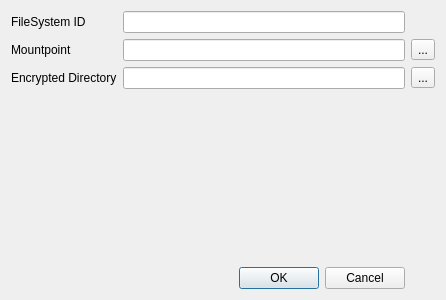
<?xml version="1.0" encoding="UTF-8"?>
<ui version="4.0">
 <class>fsDialog</class>
 <widget class="QDialog" name="fsDialog">
  <property name="geometry">
   <rect>
    <x>0</x>
    <y>0</y>
    <width>446</width>
    <height>300</height>
   </rect>
  </property>
  <property name="windowTitle">
   <string>Plasma-EncFS - Add FileSystem</string>
  </property>
  <layout class="QGridLayout" name="gridLayout_2">
   <item row="0" column="0">
    <layout class="QGridLayout" name="gridLayout">
     <item row="0" column="1">
      <widget class="QLabel" name="label_2">
       <property name="text">
        <string>FileSystem ID</string>
       </property>
      </widget>
     </item>
     <item row="0" column="2">
      <widget class="QLineEdit" name="leidfs">
       <property name="readOnly">
        <bool>false</bool>
       </property>
      </widget>
     </item>
     <item row="1" column="1">
      <widget class="QLabel" name="label">
       <property name="text">
        <string>Mountpoint</string>
       </property>
      </widget>
     </item>
     <item row="1" column="2">
      <widget class="QLineEdit" name="lepmount">
       <property name="readOnly">
        <bool>true</bool>
       </property>
      </widget>
     </item>
     <item row="1" column="3">
      <widget class="QToolButton" name="tbpmount">
       <property name="text">
        <string>...</string>
       </property>
      </widget>
     </item>
     <item row="2" column="1">
      <widget class="QLabel" name="label_3">
       <property name="text">
        <string>Encrypted Directory</string>
       </property>
      </widget>
     </item>
     <item row="2" column="2">
      <widget class="QLineEdit" name="lecrypt">
       <property name="readOnly">
        <bool>true</bool>
       </property>
      </widget>
     </item>
     <item row="2" column="3">
      <widget class="QToolButton" name="tbcrypt">
       <property name="text">
        <string>...</string>
       </property>
      </widget>
     </item>
     <item row="4" column="2">
      <widget class="QDialogButtonBox" name="buttonBox">
       <property name="orientation">
        <enum>Qt::Horizontal</enum>
       </property>
       <property name="standardButtons">
        <set>QDialogButtonBox::Cancel|QDialogButtonBox::Ok</set>
       </property>
      </widget>
     </item>
     <item row="3" column="2">
      <spacer name="verticalSpacer">
       <property name="orientation">
        <enum>Qt::Vertical</enum>
       </property>
       <property name="sizeHint" stdset="0">
        <size>
         <width>20</width>
         <height>40</height>
        </size>
       </property>
      </spacer>
     </item>
    </layout>
   </item>
  </layout>
 </widget>
 <resources/>
 <connections>
  <connection>
   <sender>buttonBox</sender>
   <signal>accepted()</signal>
   <receiver>fsDialog</receiver>
   <slot>accept()</slot>
   <hints>
    <hint type="sourcelabel">
     <x>248</x>
     <y>254</y>
    </hint>
    <hint type="destinationlabel">
     <x>157</x>
     <y>274</y>
    </hint>
   </hints>
  </connection>
  <connection>
   <sender>buttonBox</sender>
   <signal>rejected()</signal>
   <receiver>fsDialog</receiver>
   <slot>reject()</slot>
   <hints>
    <hint type="sourcelabel">
     <x>316</x>
     <y>260</y>
    </hint>
    <hint type="destinationlabel">
     <x>286</x>
     <y>274</y>
    </hint>
   </hints>
  </connection>
  <connection>
   <sender>tbpmount</sender>
   <signal>released()</signal>
   <receiver>fsDialog</receiver>
   <slot>tbpmount_click()</slot>
   <hints>
    <hint type="sourcelabel">
     <x>388</x>
     <y>45</y>
    </hint>
    <hint type="destinationlabel">
     <x>204</x>
     <y>149</y>
    </hint>
   </hints>
  </connection>
  <connection>
   <sender>tbcrypt</sender>
   <signal>released()</signal>
   <receiver>fsDialog</receiver>
   <slot>tbcrypt_click()</slot>
   <hints>
    <hint type="sourcelabel">
     <x>388</x>
     <y>74</y>
    </hint>
    <hint type="destinationlabel">
     <x>204</x>
     <y>149</y>
    </hint>
   </hints>
  </connection>
 </connections>
 <slots>
  <slot>tbpmount_click()</slot>
  <slot>tbcrypt_click()</slot>
 </slots>
</ui>
